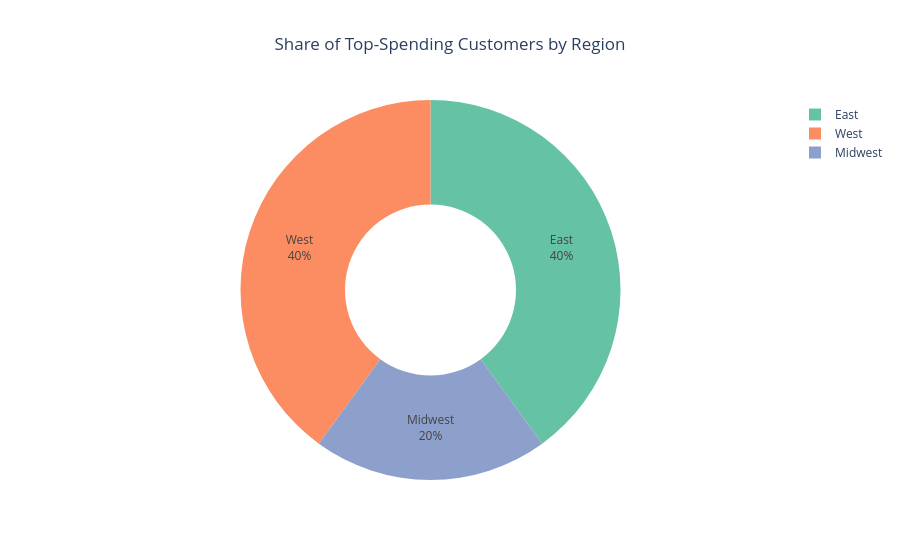

The notebook cell this image was saved under:
### Code cell
fig = px.pie(
    pdf,
    names="region",
    values="top_spenders",
    hole=0.45,
    color_discrete_sequence=px.colors.qualitative.Set2,
    title="Share of Top-Spending Customers by Region"
)

fig.update_traces(textinfo="percent+label")
fig.update_layout(title_x=0.5)

fig.show()

### Figure 1 — Plotly figure (JSON) as saved in the notebook; plotly's stock layout.template omitted (floating-point values rounded to 4 significant figures)
{"data": [{"domain": {"x": [0, 1], "y": [0, 1]}, "hole": 0.45, "hovertemplate": "region=%{label}<br>top_spenders=%{value}<extra></extra>", "labels": ["East", "West", "Midwest"], "legendgroup": "", "name": "", "showlegend": true, "textinfo": "percent+label", "type": "pie", "values": [2, 2, 1]}], "layout": {"legend": {"tracegroupgap": 0}, "piecolorway": ["rgb(102,194,165)", "rgb(252,141,98)", "rgb(141,160,203)", "rgb(231,138,195)", "rgb(166,216,84)", "rgb(255,217,47)", "rgb(229,196,148)", "rgb(179,179,179)"], "title": {"text": "Share of Top-Spending Customers by Region", "x": 0.5}}}
